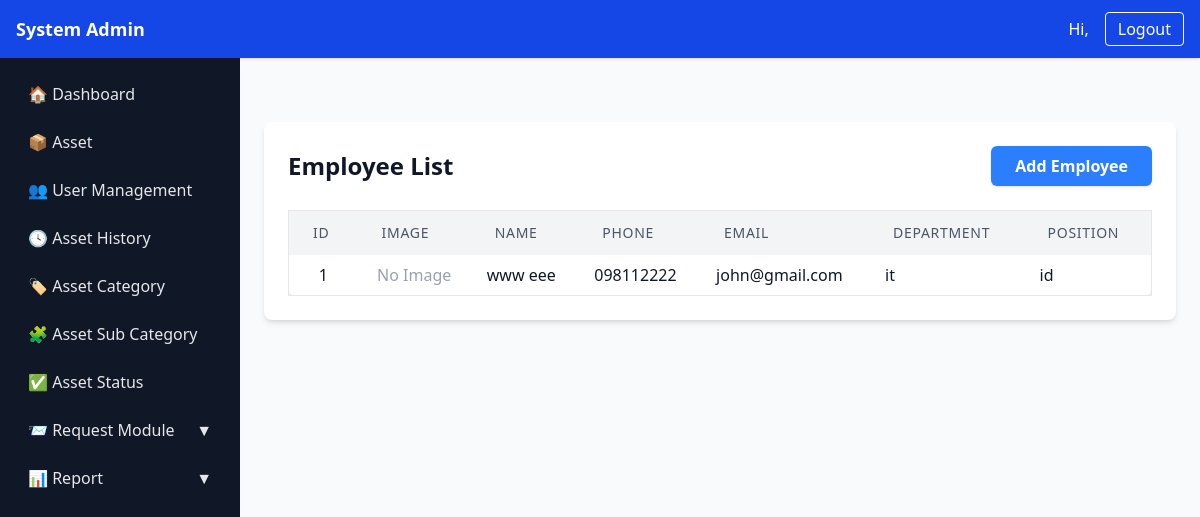
Before: /asset/employees/ with the older database file.
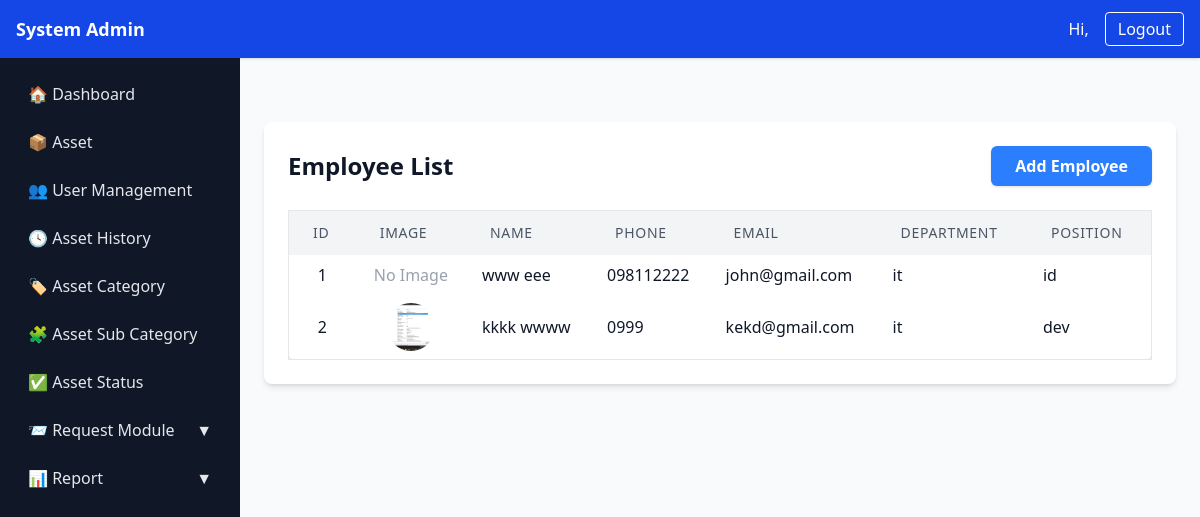
After: the same page with the newer database file.
### asset1/models.py (models this page shows, shortened)
class EmployeeList(models.Model):
    img = models.ImageField(upload_to='employee_images/', blank=True, null=True)
    first_name = models.CharField(max_length=100)
    last_name = models.CharField(max_length=100)
    phone_number = models.CharField(max_length=20, blank=True)
    email = models.EmailField(unique=True)
    department = models.CharField(max_length=100, blank=True)
    position = models.CharField(max_length=100, blank=True)

### asset1/views.py (the view)
# urls.py: path('asset/employees/', views.employee_list, name='employee_list'),
def employee_list(request):
    employees = EmployeeList.objects.all()
    return render(request, 'asset1/employee_list.html', {'employees': employees})

### asset1/templates/asset1/employee_list.html (shortened to what this page needs)
{% extends "asset1/sidebar.html" %}
{% load static %}
{% block page_content %}
<div class="max-w-6xl mx-auto mt-10 p-6 bg-white rounded-lg shadow-md">
    <div class="flex justify-between items-center mb-6">
        <h2 class="text-2xl font-bold">Employee List</h2>
        <a href="{% url 'asset1:employee_create' %}"
           class="px-6 py-2 bg-blue-500 text-white font-semibold rounded-md shadow hover:bg-blue-700 transition-colors duration-200">
          Add Employee
        </a>
    </div>
    <div class="overflow-x-auto">
        <table id="employeeTable" class="min-w-full bg-white border border-gray-200 rounded-lg shadow-md">
            <thead class="bg-gray-100">
                <tr>
                    <th class="px-6 py-3 text-left text-sm font-medium text-gray-600 uppercase tracking-wider">ID</th>
                    <th class="px-6 py-3 text-left text-sm font-medium text-gray-600 uppercase tracking-wider">Image</th>
                    <th class="px-6 py-3 text-left text-sm font-medium text-gray-600 uppercase tracking-wider">Name</th>
                    <th class="px-6 py-3 text-left text-sm font-medium text-gray-600 uppercase tracking-wider">Phone</th>
                    <th class="px-6 py-3 text-left text-sm font-medium text-gray-600 uppercase tracking-wider">Email</th>
                    <th class="px-6 py-3 text-left text-sm font-medium text-gray-600 uppercase tracking-wider">Department</th>
                    <th class="px-6 py-3 text-left text-sm font-medium text-gray-600 uppercase tracking-wider">Position</th>
                </tr>
            </thead>
            <tbody>
                {% for employee in employees %}
                <tr class="hover:bg-gray-50">
                    <td class="px-4 py-2 border-gray-100 text-center">{{ employee.id }}</td>
                    <td class="px-4 py-2 border-gray-100 text-center">
                        {% if employee.img %}
                            <img src="{{ employee.img.url }}" alt="Profile" class="w-12 h-12 rounded-full object-cover mx-auto">
                        {% else %}
                            <span class="text-gray-400">No Image</span>
                        {% endif %}
                    </td>
                    <td class="px-4 py-2 border-gray-100">{{ employee.first_name }} {{ employee.last_name }}</td>
                    <td class="px-4 py-2 border-gray-100">{{ employee.phone_number }}</td>
                    <td class="px-4 py-2 border-gray-100">{{ employee.email }}</td>
                    <td class="px-4 py-2 border-gray-100">{{ employee.department }}</td>
                    <td class="px-4 py-2 border-gray-100">{{ employee.position }}</td>
                </tr>
                {% empty %}
                <tr>
                    <td colspan="7" class="text-center px-4 py-6 text-gray-500">No employees found.</td>
                </tr>
                {% endfor %}
            </tbody>
        </table>
    </div>
</div>
{% endblock %}

Changed rows visible on the page:
added EmployeeList: id "2", img (picture), first_name "kkkk", last_name "wwww", phone_number "0999", email "kekd@gmail.com", department "it", position "dev"
